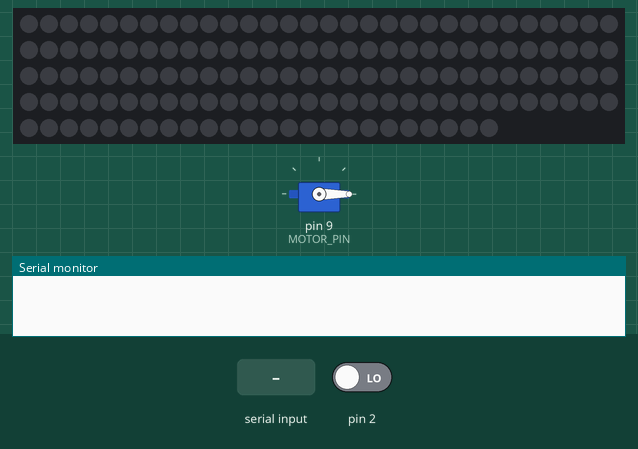
Recording of a sketch running on a simulated Arduino Uno, built with avr-gcc and run on an emulated ATmega328P. Shown: 144 RGB LEDs in strip order, left to right, continuing on the next row, servo, the last lines printed to the serial monitor. The test bench sets the inputs (shaded band); at power-on: pin 2 LOW.

Above: at 1.2 s.
1.3 s: "90,45,200\n" received over Serial
At 2.9 s:
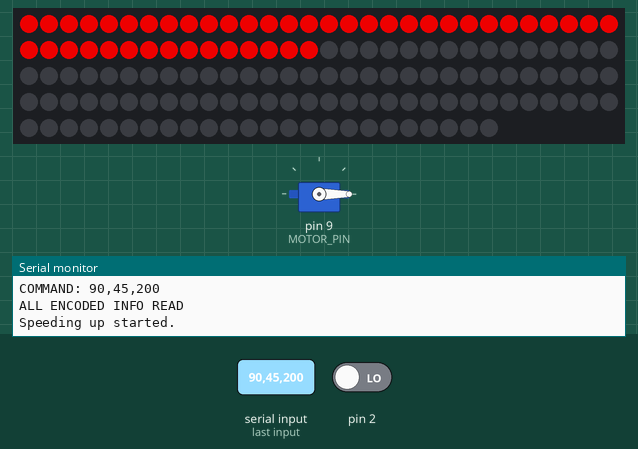
At 10.1 s:
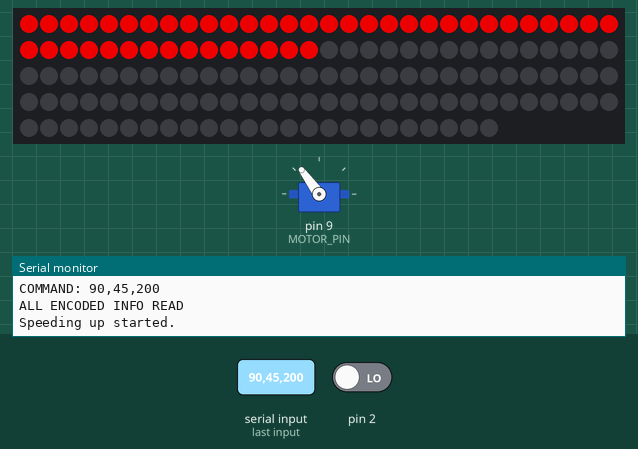
10.3 s: "30,150,10,200\n" received over Serial
At 19.1 s:
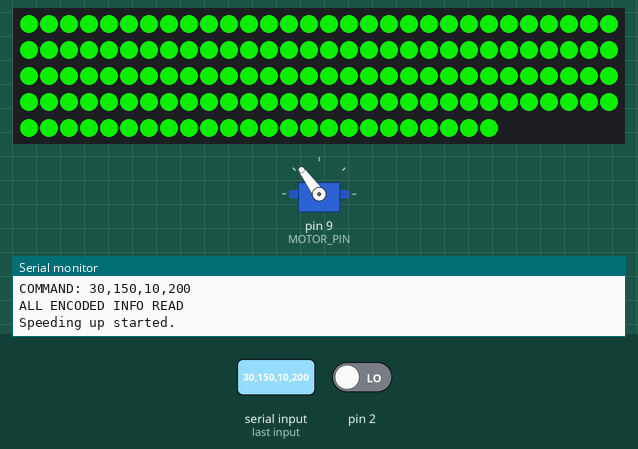
Timing chart, 0 to 20.6 s (numbered marks = the images above; inputs shaded):
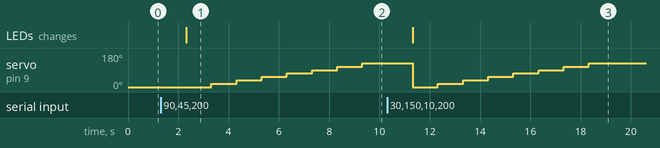

The sketch:

code.ino
```cpp
/*
  Creator: Aivaras Tumas
  The University of Manchester
  School of Computer Science
  3rd Year Project
*/
/*
  --------------------------------------------------------------------
  PROTOCOL (DATA RECEIVED IS ENCODED LIKE THIS)
    total_no_of_layers, layer_width, colour_R, colour_G, colour_B,
                        layer_width, colour_R, colour_G, colour_B,
                        layer_width, colour_R, colour_G, colour_B...
  --------------------------------------------------------------------
*/

#include <Adafruit_NeoPixel.h>
#include <Servo.h>

#define MOTOR_PIN 9
#define LED_PIN 3
#define MAX_SPEED 70
#define NUM_PIXELS 144
#define NUM_LAYER_PIXELS 16

#define NUM_SLOTS 45
#define R_colour 0
#define G_colour 0
#define B_colour 255

Adafruit_NeoPixel strip = Adafruit_NeoPixel(NUM_PIXELS, LED_PIN, NEO_GRB + NEO_KHZ800);

Servo ESC;
int speed;

String command;

int no_of_layers;
struct layer *layers;

/* DEPRECATED FROM HERE: not being used in the newest version of the project. */
boolean cycle_finished = true;

unsigned long time = 0;
unsigned long rev_time = 0;
unsigned long time_started = 0;
unsigned long current_time = 0;
unsigned long time_on = 0;
unsigned long time_off = 0;
unsigned long begin_on_time = 0;
unsigned long end_on_time = 0;
unsigned long begin_off_time = 0;
unsigned long end_off_time = 0;

unsigned long iterations = 0;
unsigned long total_time = 0;
unsigned long average_rev_time = 0;

boolean turned_on_already = false;
boolean turned_off_already = true;

int slot = 0;
unsigned long slot_time = 0;
unsigned long next_slot = 0;
/* DEPRECATED UNTIL HERE: not being used in the newest version of the project. */

void setup() {
  Serial.begin(9600);

  setup_sensor();
  setup_LEDs();
  setup_motor();
}

// struct holds info about a layer
struct layer
{
  int width;  // [0 -  15] 0 - LED closest to the center, 15 - furthest
  int r;      // [0 - 255]
  int g;      // [0 - 255]
  int b;      // [0 - 255]
};

void loop() {

  /* DEPRECATED FROM HERE: not being used in the newest version of the project. */
  time = micros();

  if (cycle_finished){
    begin_on_time = time;
    end_on_time = begin_on_time + time_on;
    begin_off_time = end_on_time;
    end_off_time = begin_off_time + time_off;
    cycle_finished = false;

    slot = 0;
    next_slot = time + slot_time;
  }

  if (time >= next_slot){
    next_slot = time + slot_time;
    slot++;
  }

  if (time >= end_off_time){
    cycle_finished = true;
  }
  /* DEPRECATED UNTIL HERE: not being used in the newest version of the project. */

  read_serial();
}

void read_serial(){
  if (Serial.available() > 0) {
    command = Serial.readString();
    Serial.print("COMMAND: ");
    Serial.println(command);

    // read encoded pixels
    if (command.length() > 1){
      read_pixels();
    }
    // read encoded motor control commands
    else{
      read_motor_control_commands();
    }
  }
}

void read_pixels(){
   char command_char_array[command.length()];
   command.toCharArray(command_char_array, command.length() + 1);

   const char delimiter[2] = ",";
   char *element;

   element = strtok(command_char_array, delimiter);
   no_of_layers = atoi(element);

   // create an array of structs (struct holds info about a layer)
   layers = malloc(no_of_layers * (sizeof(struct layer)));

   int curr_pixel_number = 0;
   int curr_pixel = 0;

   element = strtok(NULL, delimiter);
   while (element != NULL)
   {
      switch (curr_pixel_number){
        case 0: layers[curr_pixel].width = atoi(element); break;
        case 1: layers[curr_pixel].r = atoi(element); break;
        case 2: layers[curr_pixel].g = atoi(element); break;
        case 3: layers[curr_pixel].b = atoi(element); break;
      }

      curr_pixel_number++;

      if (curr_pixel_number > 3){
        curr_pixel_number = 0;
        curr_pixel++;
      }

      element = strtok(NULL, delimiter);
  }
  Serial.println("ALL ENCODED INFO READ");

  turn_on_required_leds();
  start_motor();
}

void turn_on_required_leds(){
  for (int curr_layer = 0; curr_layer < no_of_layers; curr_layer++){
    for (int j = 0; j < layers[curr_layer].width; j++){
      // turn on every LED until width given for each layer
      turn_on_led(j + (curr_layer * NUM_LAYER_PIXELS), layers[curr_layer].r, layers[curr_layer].g, layers[curr_layer].b);
    }
  }
  strip.show();
}

void start_motor(){
  Serial.println("Speeding up started.");
  for(speed = 0; speed <= MAX_SPEED; speed += 10) {
    setSpeed(speed);
    delay(1000);
  }
  Serial.println("Speeding up finished.");
}

void stop_motor(){
  Serial.println("Slowing down started");
  for(speed = MAX_SPEED; speed > 0; speed -= 10) {
    setSpeed(speed);
    delay(600);
  }
  setSpeed(0);
  Serial.println("Slowing down finished.");
}

// Mostly used for testing in isolation from the web-app
void read_motor_control_commands(){
  if ( command.equals("a") ){
    start_motor();
    command = "q";
  }
  else if ( command.equals("s") ){
    stop_motor();
    command = "q";
  }
}

void setup_LEDs(){
  strip.begin();
  reset_LEDs();
}

void setup_motor(){
  ESC.attach(MOTOR_PIN);
  arm();
}

void turn_on_led(int id_given, int R_given, int G_given, int B_given){
  strip.setPixelColor(id_given, R_given, G_given, B_given);
}

void turn_off_led(int id_given){
  strip.setPixelColor(id_given, 0, 0, 0);
}

void reset_LEDs(){
  strip.show();
}

void arm(){
  setSpeed(0);
}

void setSpeed(int speed){
  int angle = map(speed, 0, 100, 0, 180);
  ESC.write(angle);
}

void set_brightness(int brightness){
  // brightness: 0 - 255
  strip.setBrightness(brightness);
}

/*
  --------------------------------------------------------------------
  DEPRECATED CODE
    From here on follow all the unused functions which were used
    before the requirements of the project changed.

  Current idea (all the code above): create a shape of 9 layers with
    different widths and colours. No collision detection. This info
    would then be decoded by Arduino by statically turning on and
    leaving the LEDs so you see a cylindrical shape without interacting
    with the LEDs (turning them on/off periodically).

  Initial idea (code above + code below): the decoded info would tell
    the Arduino when to turn on/off the LEDs while spinning. Arduino
    would calculate the on/off times by checking the revolution speed
    and diving it to 45 time slots. 1 slot - ON, other 44 slots - OFF.
    Everything worked, but the equirements changed because of the
    issues (hardware) with the LED refresh rates (unstable & too slow).
  ---------------------------------------------------------------------
*/

void setup_sensor(){
  //Initialize the intterrupt pin (Arduino digital pin 2)
  attachInterrupt(0, magnet_detect, RISING);
}

//This function is called whenever a magnet/interrupt is detected by the arduino
void magnet_detect(){
  if (iterations >= 5){

    average_rev_time = total_time / 5;

    set_LED_times(average_rev_time);

    total_time = 0;
    iterations = 0;
    time_started = 0;
  }
  else{
    if (time_started == 0){
      time_started = micros();
    }
    else{
      current_time = micros();
      rev_time = current_time - time_started;
      time_started = current_time;
    }

    // remove random noise
    if (rev_time > 9000 && rev_time < 2000000){
      total_time += rev_time;
      iterations++;
    }
  }
}

void set_LED_times(unsigned long given_rev_time){
  time_on = given_rev_time / NUM_SLOTS;
  time_off = given_rev_time - time_on;
  slot_time = time_on;
}
```

Measured:
- after the input at 1.3 s, servo on pin 9 (MOTOR_PIN): moves from 0° to 126° over 6.0 s, starting after 2.0 s; the LEDs: change after 1.0 s (image 1)
- after the input at 10.3 s, servo on pin 9 (MOTOR_PIN): 126° → 0° after 1.0 s, → 18° 1.0 s later, → 36° 1.0 s later, → 54° 1.0 s later, … (8 changes in this stretch); the LEDs: change after 1.0 s (image 3)
